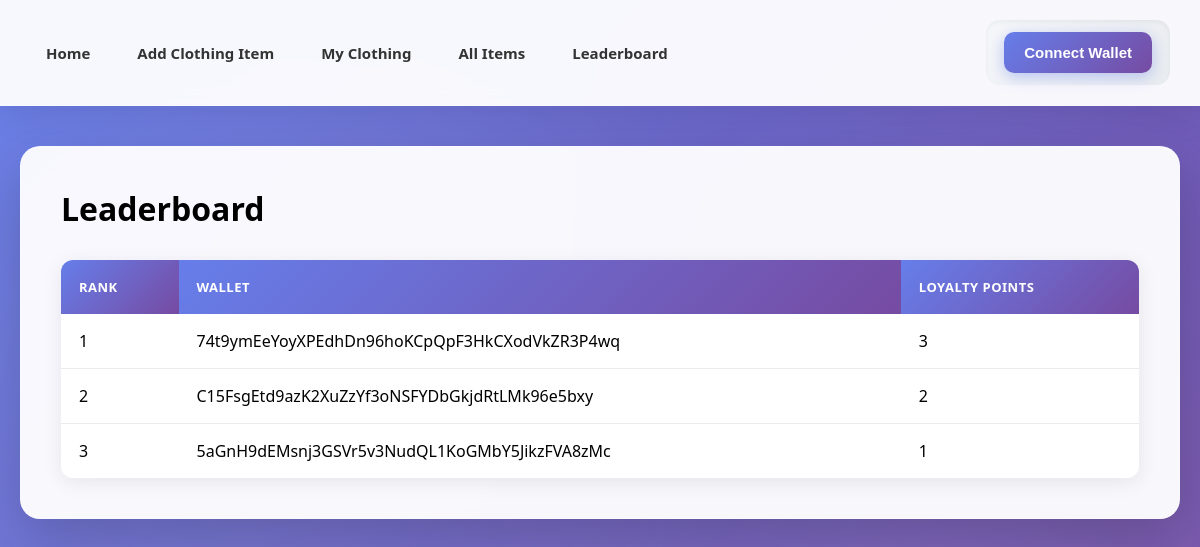
The app's page /leaderboard with its own data.
### models.py (models this page shows)
class User(db.Model):
    __tablename__ = "users"
    wallet = db.Column(db.String(44), primary_key=True)  # Phantom public key
    loyalty_points = db.Column(db.Integer, default=0)

### routes.py (the view)
    @app.route("/leaderboard")
    def leaderboard():
        wallet_pk = session.get("wallet_public_key")
        from sqlalchemy import desc
        top_users = User.query.order_by(desc(User.loyalty_points)).limit(20).all()  # top 20
        return render_template(
            "leaderboard.html",
            users=top_users,
            wallet_public_key=wallet_pk
        )

### templates/leaderboard.html (shortened to what this page needs)
{% extends "base.html" %}
{% block content %}
<h1>Leaderboard</h1>
<table>
    <thead>
        <tr>
            <th>Rank</th>
            <th>Wallet</th>
            <th>Loyalty Points</th>
        </tr>
    </thead>
    <tbody>
        {% for user in users %}
        <tr {% if user.wallet == wallet_public_key %} style="font-weight:bold;" {% endif %}>
            <td>{{ loop.index }}</td>
            <td>{{ user.wallet }}</td>
            <td>{{ user.loyalty_points }}</td>
        </tr>
        {% endfor %}
    </tbody>
</table>
{% endblock %}

### templates/base.html (shortened to what this page needs)
<!DOCTYPE html>
<html>
<head>
</head>
<body>
    <nav>
        <div class="nav-content">
            <div class="nav-links">
                <a href="/">Home</a>
                <a href="/add">Add Clothing Item</a>
                <a href="/my_items">My Clothing</a>
                <a href="/all_items">All Items</a>
                <a href="leaderboard">Leaderboard</a>
            </div>
            <div class="wallet-section">
                {% if wallet_public_key %}
                    <span class="wallet-address">{{ wallet_public_key }}</span>
                    <span class="total-points">Total Points: <span id="totalPoints">{{ g.total_points }}</span></span>
                    <button id="disconnectWalletBtn">Disconnect Wallet</button>
                    <script type="module">
                        document.getElementById("disconnectWalletBtn")?.addEventListener("click", async () => {
                            await fetch("/disconnect_wallet", { method: "POST" });
                            window.solana?.disconnect?.();
                            location.reload();
                        });
                    </script>
                {% else %}
                    <button id="connectWalletBtn">Connect Wallet</button>
                {% endif %}
            </div>
        </div>
    </nav>
    <div class="container">
        <div class="content-wrapper">
            {% block content %}{% endblock %}
        </div>
    </div>
</body>
</html>

### templates/base.html (style rules this page uses)
* { margin: 0; padding: 0; box-sizing: border-box; }
body { font-family: 'Segoe UI', Tahoma, Geneva, Verdana, sans-serif; background: linear-gradient(135deg, #667eea 0%, #764ba2 100%); min-height: 100vh; padding: 0; position: relative; }
body::before { content: ''; position: fixed; top: 0; left: 0; right: 0; bottom: 0; background: radial-gradient(circle at 20% 50%, rgba(255, 255, 255, 0.1) 0%, transparent 50%), radial-gradient(circle at 80% 80%, rgba(255, 255, 255, 0.1) 0%, transparent 50%); pointer-events: none; z-index: 0; }
.container { max-width: 1400px; margin: 0 auto; padding: 0 20px; position: relative; z-index: 1; }
nav { background: rgba(255, 255, 255, 0.95); backdrop-filter: blur(10px); padding: 0; margin-bottom: 40px; box-shadow: 0 8px 32px rgba(0, 0, 0, 0.1); border-bottom: 1px solid rgba(255, 255, 255, 0.18); position: sticky; top: 0; z-index: 100; }
.nav-content { max-width: 1600px; margin: 0 auto; padding: 20px 30px; display: flex; justify-content: space-between; align-items: center; flex-wrap: nowrap; gap: 20px; }
.nav-links { display: flex; gap: 15px; align-items: center; flex-wrap: nowrap; }
nav a { text-decoration: none; color: #333; font-weight: 600; padding: 10px 16px; border-radius: 8px; transition: all 0.3s ease; position: relative; overflow: hidden; font-size: 15px; }
nav a::before { content: ''; position: absolute; top: 0; left: -100%; width: 100%; height: 100%; background: linear-gradient(90deg, transparent, rgba(102, 126, 234, 0.1), transparent); transition: left 0.5s ease; }
.wallet-section { display: flex; align-items: center; gap: 12px; background: linear-gradient(135deg, #f5f7fa 0%, #e9ecef 100%); padding: 12px 18px; border-radius: 14px; box-shadow: inset 0 2px 4px rgba(0, 0, 0, 0.05); max-width: none; overflow: visible; white-space: nowrap; }
button { background: linear-gradient(135deg, #667eea 0%, #764ba2 100%); color: white; border: none; padding: 12px 20px; border-radius: 10px; font-weight: 600; cursor: pointer; transition: all 0.3s ease; box-shadow: 0 4px 15px rgba(102, 126, 234, 0.4); font-size: 15px; position: relative; overflow: visible; white-space: nowrap; }
button::before { content: ''; position: absolute; top: 50%; left: 50%; width: 0; height: 0; border-radius: 50%; background: rgba(255, 255, 255, 0.3); transform: translate(-50%, -50%); transition: width 0.6s, height 0.6s; }
.content-wrapper { background: rgba(255, 255, 255, 0.95); backdrop-filter: blur(10px); border-radius: 20px; padding: 40px; box-shadow: 0 20px 60px rgba(0, 0, 0, 0.2); margin-bottom: 40px; border: 1px solid rgba(255, 255, 255, 0.18); animation: fadeIn 0.6s ease; }
table { border-collapse: separate; border-spacing: 0; width: 100%; margin-top: 30px; border-radius: 12px; overflow: hidden; box-shadow: 0 4px 20px rgba(0, 0, 0, 0.08); }
th { background: linear-gradient(135deg, #667eea 0%, #764ba2 100%); color: white; padding: 18px; text-align: left; font-weight: 600; text-transform: uppercase; font-size: 13px; letter-spacing: 0.5px; }
td { padding: 16px 18px; text-align: left; border-bottom: 1px solid #e9ecef; background: white; transition: background 0.3s ease; }
tr:last-child td { border-bottom: none; }

### records on screen
User: wallet "74t9ymEeYoyXPEdhDn96hoKCpQpF3HkCXodVkZR3P4wq", loyalty_points "3"
User: wallet "C15FsgEtd9azK2XuZzYf3oNSFYDbGkjdRtLMk96e5bxy", loyalty_points "2"
User: wallet "5aGnH9dEMsnj3GSVr5v3NudQL1KoGMbY5JikzFVA8zMc", loyalty_points "1"
